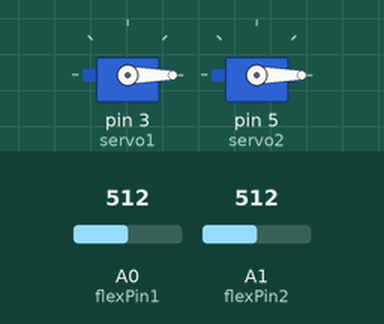
The sketch below on a simulated Arduino Uno, built with avr-gcc and run on an emulated ATmega328P. On the bench: 2 × servo. The test bench sets the inputs (shaded band); at power-on: A0 (flexPin1) = 512, A1 (flexPin2) = 512.

Above: at 1.2 s.
1.3 s: A0 (flexPin1) set to 716
At 1.6 s:
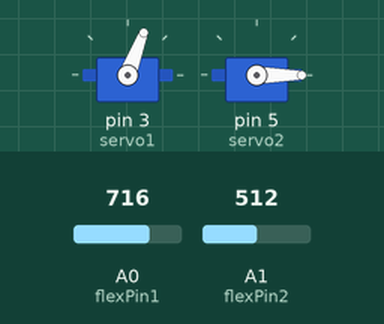
2.8 s: A1 (flexPin2) set to 716
At 4.0 s:
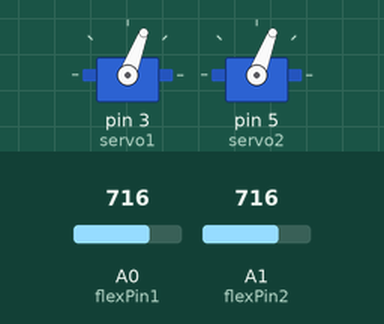
4.3 s: A0 (flexPin1) set to 900
At 5.1 s:
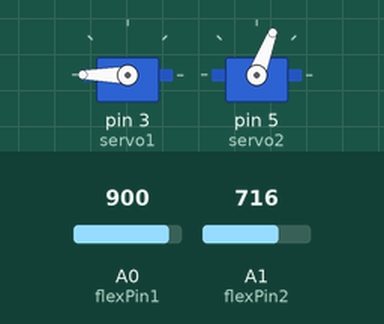
5.8 s: A1 (flexPin2) set to 900
At 6.3 s:
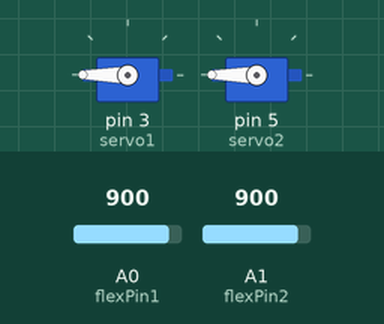
7.3 s: A0 (flexPin1) set to 511
At 8.5 s:
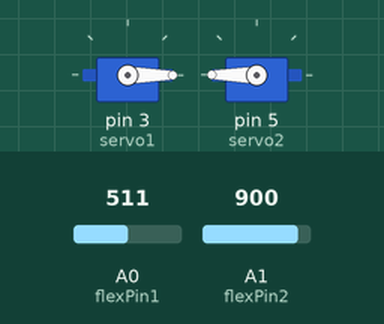
8.8 s: A1 (flexPin2) set to 716
At 9.8 s:
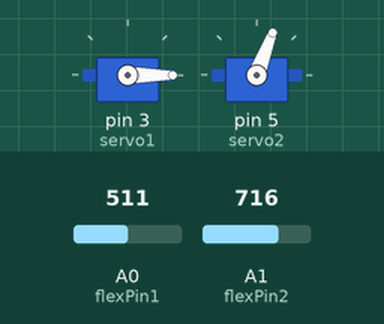
Timing chart, 0 to 11.3 s (numbered marks = the images above; inputs shaded):
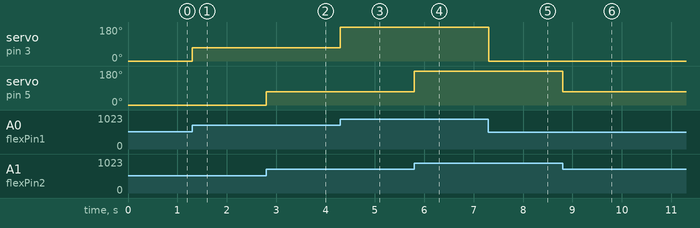

Measured:
- after the input at 1.3 s, servo on pin 3 (servo1): 0° → 69° at once
- after the input at 2.8 s, servo on pin 5 (servo2): 0° → 69° at once
- after the input at 4.3 s, servo on pin 3 (servo1): 69° → 180° at once
- after the input at 5.8 s, servo on pin 5 (servo2): 69° → 180° at once
- after the input at 7.3 s, servo on pin 3 (servo1): 180° → 0° at once
- after the input at 8.8 s, servo on pin 5 (servo2): 180° → 69° at once

The sketch:

flex2.ino
```cpp
#include<Servo.h>
Servo servo1;
Servo servo2;

const int flexPin1=A0;
const int flexPin2=A1;

void setup()
{
  servo1.attach(3);
  servo2.attach(5);
}

void loop()
{
  int flexPosition1;
  int servoPosition1;
  int flexPosition2;
  int servoPosition2;

  flexPosition1 = analogRead(flexPin1);
  flexPosition2 = analogRead(flexPin2);

  servoPosition1 = map(flexPosition1, 600, 900, 0, 180);
  servoPosition1 = constrain(servoPosition1, 0, 180);
  servoPosition2 = map(flexPosition2, 600, 900, 0, 180);
  servoPosition2 = constrain(servoPosition2, 0, 180);

  servo1.write(servoPosition1);
  servo2.write(servoPosition2);

}
```
